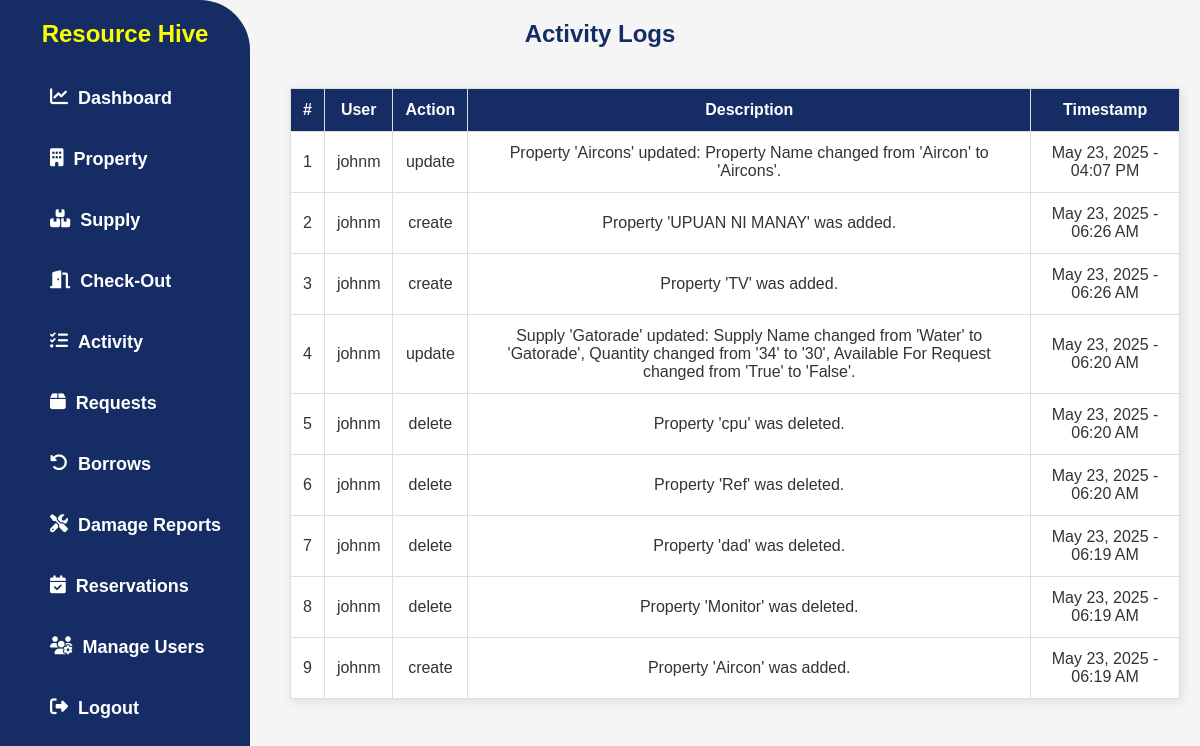
The page /activity/ on the database its author committed.
### app/models.py (models this page shows, shortened)
class ActivityLog(models.Model):
    ACTION_CHOICES = [
        ('create', 'Created'),
        ('update', 'Updated'),
        ('delete', 'Deleted'),
    ]
    user = models.ForeignKey(User, on_delete=models.SET_NULL, null=True, blank=True)
    action = models.CharField(max_length=10, choices=ACTION_CHOICES)
    model_name = models.CharField(max_length=100)
    object_repr = models.CharField(max_length=255)
    description = models.TextField(blank=True, null=True)
    timestamp = models.DateTimeField(auto_now_add=True)

### app/views.py (the view)
# urls.py: path('activity/', ActivityPageView.as_view(), name='activity'),
class ActivityPageView(ListView):
    model = ActivityLog
    template_name = 'app/activity.html'
    context_object_name = 'activitylog_list'
    ordering = ['-timestamp']

### app/templates/app/activity.html (shortened to what this page needs)
{% load static %}
<!DOCTYPE html>
<html lang="en">
<head>
    <link rel="stylesheet" href="{% static 'css/style.css' %}">
    <link rel="stylesheet" href="https://cdnjs.cloudflare.com/ajax/libs/font-awesome/6.4.2/css/all.min.css">
</head>
<body>
    {% block content %} {% include 'app/navbar.html' %}
<div class="container mt-5">
    <h2 class="mb-4">Activity Logs</h2>
    <div class="content">
        <table class="table table-bordered table-hover">
            <thead class="thead-dark">
                <tr>
                    <th>#</th>
                    <th>User</th>
                    <th>Action</th>
                    <th>Description</th>
                    <th>Timestamp</th>
                </tr>
            </thead>
            <tbody>
                {% for log in activitylog_list %}
                <tr>
                    <td>{{ forloop.counter }}</td>
                    <td>{{ log.user.username }}</td>
                    <td>{{ log.action }}</td>
                    <td>{{ log.description }}</td>
                    <td>{{ log.timestamp|date:"M d, Y - h:i A" }}</td>
                </tr>
                {% empty %}
                <tr>
                    <td colspan="5" class="text-center">No activity logs available.</td>
                </tr>
                {% endfor %}
            </tbody>
        </table>
    </div>
</div>
    {% endblock content %}
</body>
</html>

### static/css/style.css (style rules this page uses)
body { font-family: Arial, sans-serif; margin: 0; padding: 0; background-color: whitesmoke; }
.content { margin-left: 270px; padding: 20px; }
h2 { text-align: center; color: #152d64; font-size: 24px; margin-bottom: 20px; }
table { width: 100%; border-collapse: collapse; background: white; box-shadow: 2px 2px 10px rgba(0, 0, 0, 0.1); }
th, td { padding: 12px; text-align: center; border: 1px solid #ddd; }
th { background-color: #152d64; color: white; font-weight: bold; }
td { color: #333; }
.content { display: flex; flex-direction: column; gap: 30px; margin-top: 0; }

### rows shown on the page
ActivityLog: user.username "johnm", action "update", description "Property 'Aircons' updated: Property Name changed from 'Aircon' to 'Aircons'.", timestamp "May 23, 2025 - 04:07 PM"
ActivityLog: user.username "johnm", action "create", description "Property 'UPUAN NI MANAY' was added.", timestamp "May 23, 2025 - 06:26 AM"
ActivityLog: user.username "johnm", action "create", description "Property 'TV' was added.", timestamp "May 23, 2025 - 06:26 AM"
ActivityLog: user.username "johnm", action "update", description "Supply 'Gatorade' updated: Supply Name changed from 'Water' to 'Gatorade', Quantity changed from '34' to '30', Available For Request changed from 'True' to 'False'.", timestamp "May 23, 2025 - 06:20 AM"
ActivityLog: user.username "johnm", action "delete", description "Property 'cpu' was deleted.", timestamp "May 23, 2025 - 06:20 AM"
ActivityLog: user.username "johnm", action "delete", description "Property 'Ref' was deleted.", timestamp "May 23, 2025 - 06:20 AM"
ActivityLog: user.username "johnm", action "delete", description "Property 'dad' was deleted.", timestamp "May 23, 2025 - 06:19 AM"
ActivityLog: user.username "johnm", action "delete", description "Property 'Monitor' was deleted.", timestamp "May 23, 2025 - 06:19 AM"
ActivityLog: user.username "johnm", action "create", description "Property 'Aircon' was added.", timestamp "May 23, 2025 - 06:19 AM"
